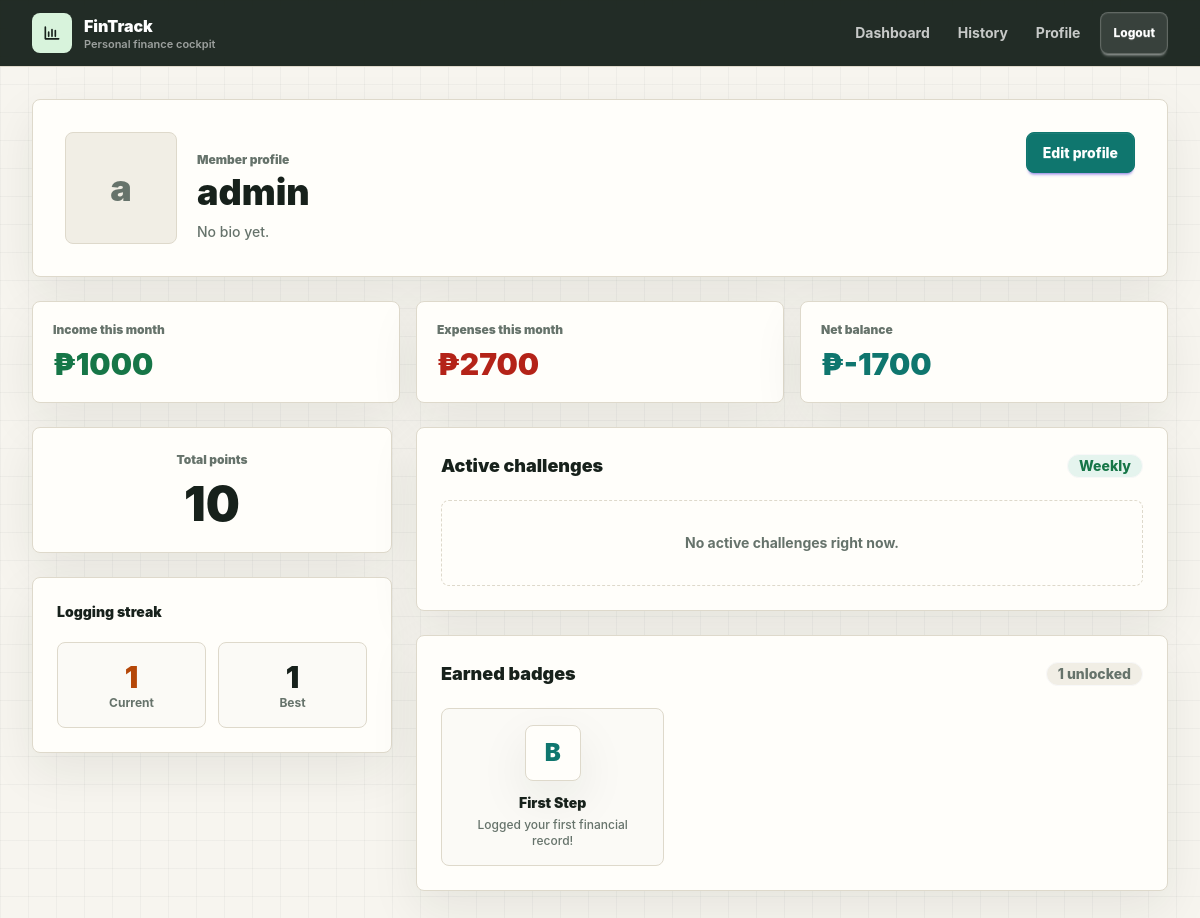
Before: /profile/1/ (signed in) with the older database file.
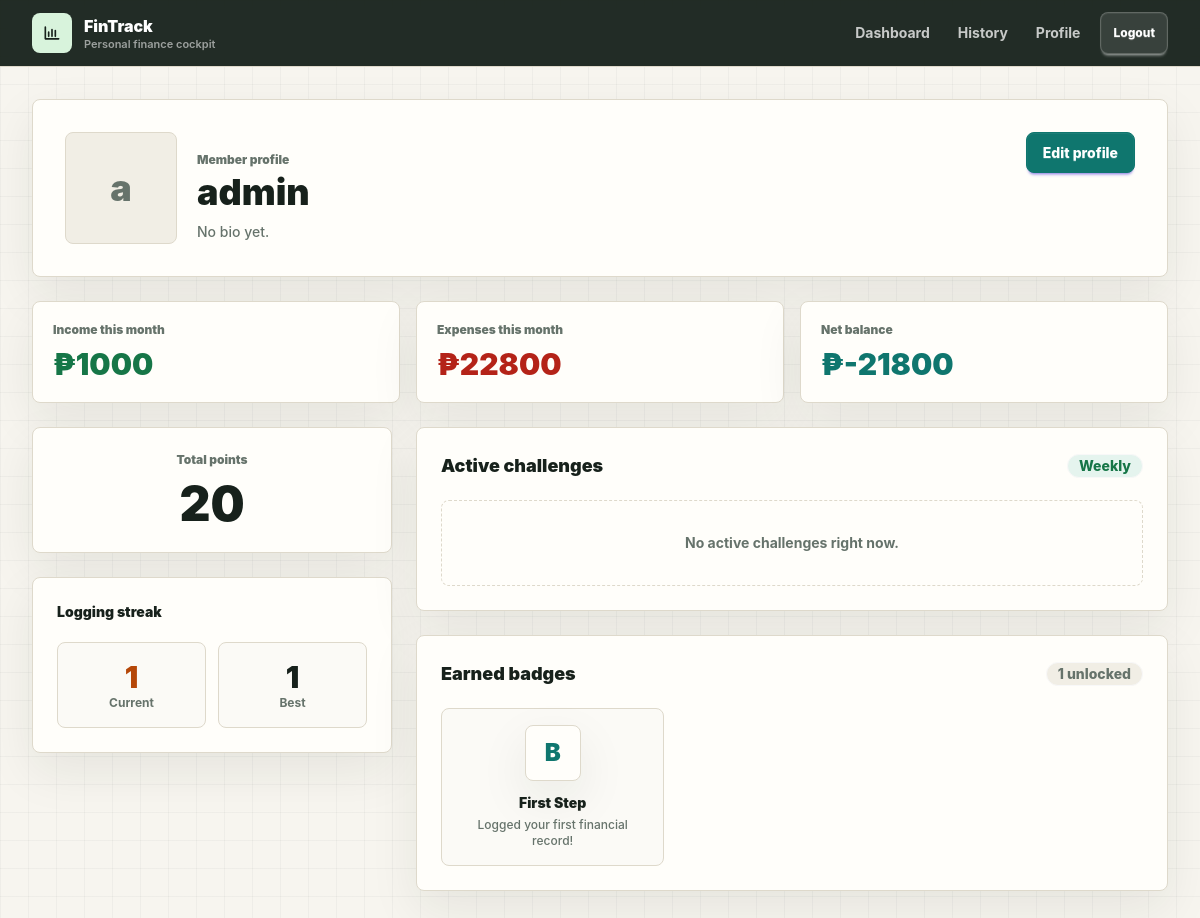
After: the same page with the newer database file.
### apps/account/models.py (models this page shows, shortened)
class UserProfile(models.Model):
    user = models.OneToOneField(User, on_delete=models.CASCADE)
    profile_pic = models.ImageField(upload_to='profile/', null=True, blank=True)
    bio = models.TextField(null=True, blank=True)
    budget = models.DecimalField(max_digits=12, decimal_places=2, default=0)
    total_points = models.PositiveIntegerField(default=0)
    current_streak = models.PositiveIntegerField(default=0)
    best_streak = models.PositiveIntegerField(default=0)
    last_logged_date = models.DateField(null=True, blank=True)

class UserBadge(models.Model):
    user = models.ForeignKey(User, on_delete=models.CASCADE, related_name="badges")
    badge = models.ForeignKey(Badge, on_delete=models.CASCADE)
    earned_at = models.DateTimeField(auto_now_add=True)
    class Meta:
        unique_together = ('user', 'badge')

class Badge(models.Model):
    name = models.CharField(max_length=100)
    description = models.TextField()
    image = models.ImageField(upload_to='badges/', null=True, blank=True)
    icon_code = models.CharField(max_length=50, null=True, blank=True, help_text="Tailwind/Lucide icon name")

### apps/account/views.py (the view)
# urls.py: path('profile/<int:pk>/', views.ProfileView.as_view(), name="profile_view"),
class ProfileView(LoginRequiredMixin, TemplateView):
    template_name = "account/profile.html"
    def get_context_data(self, **kwargs):
        context = super().get_context_data(**kwargs)
        user = self.kwargs.get('pk') and get_object_or_404(User, pk=self.kwargs.get('pk')) or self.request.user
        profile, _ = UserProfile.objects.get_or_create(user=user)
        challenges_progress_raw = UserChallengeProgress.objects.filter(
            user=user,
            challenge__is_active=True
        ).select_related('challenge')
        challenges_progress = []
        for cp in challenges_progress_raw:
            percent = (cp.current_count / cp.challenge.target_count * 100) if cp.challenge.target_count > 0 else 0
            challenges_progress.append({
                'obj': cp,
                'percent': min(percent, 100)
            })
        today = date.today()
        income, expense, balance = get_monthly_summary(user, today.year, today.month)
        context.update({
            "profile": profile,
            "challenges_progress": challenges_progress,
            "monthly_summary": {
                "income": income,
                "expense": expense,
                "balance": balance,
                "month_name": today.strftime('%B %Y')
            }
        })
        return context

### apps/tracker/services.py (called while the page is built)
def get_monthly_summary(user, year, month):
    records = BudgetRecord.objects.filter(user=user, date__year=year, date__month=month)
    income = records.filter(spending_type=BudgetRecord.Type.INCOME).aggregate(Sum('amount'))['amount__sum'] or 0
    expense = records.filter(spending_type=BudgetRecord.Type.EXPENSE).aggregate(Sum('amount'))['amount__sum'] or 0
    balance = income - expense
    return income, expense, balance

### apps/account/templates/account/profile.html
{% extends "base.html" %}
{% block content %}
<div class="mx-auto max-w-6xl space-y-6 pb-12">
    <section class="surface overflow-hidden">
        <div class="grid gap-6 p-6 md:grid-cols-[1fr_auto] md:p-8">
            <div class="flex flex-col gap-5 sm:flex-row sm:items-end">
                <div class="h-28 w-28 shrink-0 overflow-hidden rounded-lg border border-[#ded9cb] bg-[#f1eee5]">
                    {% if profile.profile_pic %}
                        <img src="{{ profile.profile_pic.url }}" alt="Profile picture" class="h-full w-full object-cover">
                    {% else %}
                        <div class="flex h-full w-full items-center justify-center text-4xl font-black text-[#66736b]">{{ request.user.username|first }}</div>
                    {% endif %}
                </div>
                <div>
                    <p class="text-xs font-black text-[#66736b]">Member profile</p>
                    <h1 class="mt-1 text-4xl font-black text-[#17211b]">{{ request.user.username }}</h1>
                    <p class="mt-2 max-w-2xl text-sm font-medium leading-6 text-[#66736b]">{{ profile.bio|default:"No bio yet." }}</p>
                </div>
            </div>
            <div class="flex items-start">
                <a href="{% url 'edit-profile' %}" class="btn btn-primary">Edit profile</a>
            </div>
        </div>
    </section>
    <section class="grid gap-4 md:grid-cols-3">
        <div class="surface p-5">
            <p class="text-xs font-black text-[#66736b]">Income this month</p>
            <p class="mt-2 text-3xl font-black text-green-700">&#8369;{{ monthly_summary.income }}</p>
        </div>
        <div class="surface p-5">
            <p class="text-xs font-black text-[#66736b]">Expenses this month</p>
            <p class="mt-2 text-3xl font-black text-red-600">&#8369;{{ monthly_summary.expense }}</p>
        </div>
        <div class="surface p-5">
            <p class="text-xs font-black text-[#66736b]">Net balance</p>
            <p class="mt-2 text-3xl font-black text-[#0f766e]">&#8369;{{ monthly_summary.balance }}</p>
        </div>
    </section>
    <section class="grid gap-6 lg:grid-cols-[360px_1fr]">
        <div class="space-y-6">
            <div class="surface p-6 text-center">
                <p class="text-xs font-black text-[#66736b]">Total points</p>
                <p class="mt-3 text-5xl font-black text-[#17211b]">{{ profile.total_points }}</p>
            </div>
            <div class="surface p-6">
                <h2 class="text-sm font-black text-[#17211b]">Logging streak</h2>
                <div class="mt-5 grid grid-cols-2 gap-3">
                    <div class="rounded-lg border border-[#ded9cb] bg-[#fbfaf6] p-4 text-center">
                        <p class="text-3xl font-black text-[#b54708]">{{ profile.current_streak }}</p>
                        <p class="text-xs font-bold text-[#66736b]">Current</p>
                    </div>
                    <div class="rounded-lg border border-[#ded9cb] bg-[#fbfaf6] p-4 text-center">
                        <p class="text-3xl font-black">{{ profile.best_streak }}</p>
                        <p class="text-xs font-bold text-[#66736b]">Best</p>
                    </div>
                </div>
            </div>
        </div>
        <div class="space-y-6">
            <div class="surface p-6">
                <div class="mb-5 flex items-center justify-between gap-4">
                    <h2 class="text-lg font-black text-[#17211b]">Active challenges</h2>
                    <span class="badge bg-[#e5f4ee] text-[#167647]">Weekly</span>
                </div>
                <div class="space-y-4">
                    {% for item in challenges_progress %}
                        <div class="rounded-lg border border-[#ded9cb] bg-[#fbfaf6] p-4">
                            <div class="mb-3 flex items-start justify-between gap-4">
                                <div>
                                    <h3 class="font-black">{{ item.obj.challenge.title }}</h3>
                                    <p class="mt-1 text-sm font-medium text-[#66736b]">{{ item.obj.challenge.description }}</p>
                                </div>
                                <span class="badge bg-[#0f766e] text-white">+{{ item.obj.challenge.points_reward }} pts</span>
                            </div>
                            <div class="h-2 overflow-hidden rounded-full bg-[#e8e1d2]">
                                <div class="h-full bg-[#0f766e]" style="width: {{ item.percent }}%"></div>
                            </div>
                            <div class="mt-2 flex justify-between text-xs font-black text-[#66736b]">
                                <span>{% if item.obj.is_completed %}Completed{% else %}In progress{% endif %}</span>
                                <span>{{ item.obj.current_count }} / {{ item.obj.challenge.target_count }}</span>
                            </div>
                        </div>
                    {% empty %}
                        <p class="rounded-lg border border-dashed border-[#ded9cb] p-8 text-center text-sm font-bold text-[#66736b]">No active challenges right now.</p>
                    {% endfor %}
                </div>
            </div>
            <div class="surface p-6">
                <div class="mb-5 flex items-center justify-between">
                    <h2 class="text-lg font-black text-[#17211b]">Earned badges</h2>
                    <span class="badge bg-[#f1eee5] text-[#66736b]">{{ profile.user.badges.count }} unlocked</span>
                </div>
                <div class="grid grid-cols-2 gap-4 sm:grid-cols-3">
                    {% for user_badge in profile.user.badges.all %}
                        <div class="rounded-lg border border-[#ded9cb] bg-[#fbfaf6] p-4 text-center">
                            <div class="mx-auto mb-3 flex h-14 w-14 items-center justify-center rounded-lg bg-white">
                                {% if user_badge.badge.image %}
                                    <img src="{{ user_badge.badge.image.url }}" class="h-10 w-10 object-contain" alt="">
                                {% else %}
                                    <span class="text-2xl font-black text-[#0f766e]">B</span>
                                {% endif %}
                            </div>
                            <h3 class="text-sm font-black">{{ user_badge.badge.name }}</h3>
                            <p class="mt-1 text-xs font-medium text-[#66736b]">{{ user_badge.badge.description }}</p>
                        </div>
                    {% empty %}
                        <p class="col-span-full rounded-lg border border-dashed border-[#ded9cb] p-8 text-center text-sm font-bold text-[#66736b]">Keep logging transactions to unlock rewards.</p>
                    {% endfor %}
                </div>
            </div>
        </div>
    </section>
</div>
{% endblock %}

### templates/base.html (shortened to what this page needs)
<!DOCTYPE html>
<html lang="en">
    <head>
        <link href="https://cdn.jsdelivr.net/npm/daisyui@5"
              rel="stylesheet"
              type="text/css" />
        <script src="https://cdn.jsdelivr.net/npm/@tailwindcss/browser@4"></script>
    </head>
    <body>
        {% include "navbar.html" %}
        <main class="mx-auto p-4 md:p-6 lg:p-8">
            {% block content %}{% endblock %}
        </main>
    </body>
</html>

### templates/navbar.html
<nav class="sticky top-0 z-50 border-b border-[#ded9cb] bg-[#17211b]/95 text-white backdrop-blur">
    <div class="mx-auto flex max-w-[1500px] items-center justify-between gap-4 px-4 py-3 md:px-8">
        <a href="{% if user.is_authenticated %}{% url 'dashboard_view' %}{% else %}{% url 'login' %}{% endif %}" class="flex items-center gap-3">
            <span class="flex h-10 w-10 items-center justify-center rounded-lg bg-[#d8f3dc] text-[#17211b]">
                <svg xmlns="http://www.w3.org/2000/svg" class="h-5 w-5" fill="none" viewBox="0 0 24 24" stroke="currentColor">
                    <path stroke-linecap="round" stroke-linejoin="round" stroke-width="2" d="M4 19V5m0 14h16M8 16v-5m4 5V8m4 8v-7" />
                </svg>
            </span>
            <div class="leading-tight">
                <span class="block text-base font-black">FinTrack</span>
                <span class="hidden text-[11px] font-semibold text-white/55 sm:block">Personal finance cockpit</span>
            </div>
        </a>
        <div class="flex items-center gap-2">
            {% if user.is_authenticated %}
                <div class="hidden items-center gap-1 md:flex">
                    <a href="{% url 'dashboard_view' %}" class="rounded-lg px-3 py-2 text-sm font-bold text-white/75 hover:bg-white/10 hover:text-white">Dashboard</a>
                    <a href="{% url 'record_list' %}" class="rounded-lg px-3 py-2 text-sm font-bold text-white/75 hover:bg-white/10 hover:text-white">History</a>
                    <a href="{% url 'profile_view' user.pk %}" class="rounded-lg px-3 py-2 text-sm font-bold text-white/75 hover:bg-white/10 hover:text-white">Profile</a>
                </div>
                <a href="{% url 'logout' %}" class="btn btn-sm border-white/20 bg-white/10 text-white hover:bg-white hover:text-[#17211b]">Logout</a>
            {% else %}
                <a href="{% url 'login' %}" class="btn btn-sm bg-[#d8f3dc] text-[#17211b] hover:bg-white">Login</a>
            {% endif %}
        </div>
    </div>
</nav>

### templates/base.html (style rules this page uses)
:root { --ink: #17211b; --muted: #66736b; --paper: #f7f5ef; --panel: #fffefa; --line: #ded9cb; --accent: #0f766e; --accent-dark: #115e59; --danger: #b42318; --gain: #167647; --warn: #b54708; }
* { letter-spacing: 0; }
body { min-height: 100vh; color: var(--ink); background: linear-gradient(rgba(23, 33, 27, 0.035) 1px, transparent 1px), linear-gradient(90deg, rgba(23, 33, 27, 0.035) 1px, transparent 1px), var(--paper); background-size: 28px 28px; font-family: Inter, ui-sans-serif, system-ui, -apple-system, BlinkMacSystemFont, "Segoe UI", sans-serif; }
main { width: min(100%, 1500px); }
.surface, .bg-white[class*="rounded"], .modal-box { background: var(--panel) !important; border: 1px solid var(--line) !important; border-radius: 8px !important; box-shadow: 0 18px 50px rgba(23, 33, 27, 0.08) !important; }
.btn { min-height: 2.6rem; border-radius: 8px; font-weight: 800; text-transform: none; }
.btn-primary { background: var(--accent) !important; border-color: var(--accent) !important; color: white !important; }
.badge { border-radius: 999px; font-weight: 800; }
.text-red-500, .text-red-600 { color: var(--danger) !important; }
.text-green-600, .text-green-700, .text-emerald-500, .text-emerald-600 { color: var(--gain) !important; }

Changed rows visible on the page:
changed UserProfile "No bio yet.": total_points "10" → "20"
Other visible differences:
{{ monthly_summary.expense }}: "2700" → "22800"
{{ monthly_summary.balance }}: "-1700" → "-21800"
